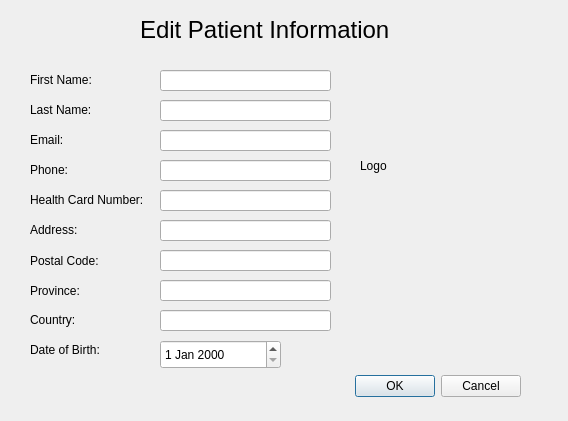
<?xml version="1.0" encoding="UTF-8"?>
<ui version="4.0">
 <class>EditPatientInfo</class>
 <widget class="QDialog" name="EditPatientInfo">
  <property name="geometry">
   <rect>
    <x>0</x>
    <y>0</y>
    <width>568</width>
    <height>421</height>
   </rect>
  </property>
  <property name="windowTitle">
   <string>Dialog</string>
  </property>
  <widget class="QDialogButtonBox" name="buttonBox">
   <property name="geometry">
    <rect>
     <x>180</x>
     <y>370</y>
     <width>341</width>
     <height>32</height>
    </rect>
   </property>
   <property name="orientation">
    <enum>Qt::Orientation::Horizontal</enum>
   </property>
   <property name="standardButtons">
    <set>QDialogButtonBox::StandardButton::Cancel|QDialogButtonBox::StandardButton::Ok</set>
   </property>
  </widget>
  <widget class="QLineEdit" name="firstNameInput">
   <property name="geometry">
    <rect>
     <x>160</x>
     <y>70</y>
     <width>171</width>
     <height>21</height>
    </rect>
   </property>
  </widget>
  <widget class="QLineEdit" name="lastNameInput">
   <property name="geometry">
    <rect>
     <x>160</x>
     <y>100</y>
     <width>171</width>
     <height>21</height>
    </rect>
   </property>
  </widget>
  <widget class="QLineEdit" name="emailInput">
   <property name="geometry">
    <rect>
     <x>160</x>
     <y>130</y>
     <width>171</width>
     <height>21</height>
    </rect>
   </property>
  </widget>
  <widget class="QLineEdit" name="phoneNumberInput">
   <property name="geometry">
    <rect>
     <x>160</x>
     <y>160</y>
     <width>171</width>
     <height>21</height>
    </rect>
   </property>
  </widget>
  <widget class="QLineEdit" name="healthCardInput">
   <property name="geometry">
    <rect>
     <x>160</x>
     <y>190</y>
     <width>171</width>
     <height>21</height>
    </rect>
   </property>
  </widget>
  <widget class="QLineEdit" name="addressInput">
   <property name="geometry">
    <rect>
     <x>160</x>
     <y>220</y>
     <width>171</width>
     <height>21</height>
    </rect>
   </property>
  </widget>
  <widget class="QLineEdit" name="postalCodeInput">
   <property name="geometry">
    <rect>
     <x>160</x>
     <y>250</y>
     <width>171</width>
     <height>21</height>
    </rect>
   </property>
  </widget>
  <widget class="QLineEdit" name="provinceInput">
   <property name="geometry">
    <rect>
     <x>160</x>
     <y>280</y>
     <width>171</width>
     <height>21</height>
    </rect>
   </property>
  </widget>
  <widget class="QLineEdit" name="countryInput">
   <property name="geometry">
    <rect>
     <x>160</x>
     <y>310</y>
     <width>171</width>
     <height>21</height>
    </rect>
   </property>
  </widget>
  <widget class="QDateEdit" name="dobInput">
   <property name="geometry">
    <rect>
     <x>160</x>
     <y>340</y>
     <width>121</width>
     <height>29</height>
    </rect>
   </property>
  </widget>
  <widget class="QLabel" name="label">
   <property name="geometry">
    <rect>
     <x>30</x>
     <y>70</y>
     <width>71</width>
     <height>20</height>
    </rect>
   </property>
   <property name="text">
    <string>First Name:</string>
   </property>
  </widget>
  <widget class="QLabel" name="label_2">
   <property name="geometry">
    <rect>
     <x>30</x>
     <y>100</y>
     <width>63</width>
     <height>20</height>
    </rect>
   </property>
   <property name="text">
    <string>Last Name:</string>
   </property>
  </widget>
  <widget class="QLabel" name="label_3">
   <property name="geometry">
    <rect>
     <x>30</x>
     <y>130</y>
     <width>63</width>
     <height>20</height>
    </rect>
   </property>
   <property name="text">
    <string>Email:</string>
   </property>
  </widget>
  <widget class="QLabel" name="label_4">
   <property name="geometry">
    <rect>
     <x>30</x>
     <y>160</y>
     <width>63</width>
     <height>20</height>
    </rect>
   </property>
   <property name="text">
    <string>Phone:</string>
   </property>
  </widget>
  <widget class="QLabel" name="label_5">
   <property name="geometry">
    <rect>
     <x>30</x>
     <y>190</y>
     <width>121</width>
     <height>20</height>
    </rect>
   </property>
   <property name="text">
    <string>Health Card Number:</string>
   </property>
  </widget>
  <widget class="QLabel" name="label_6">
   <property name="geometry">
    <rect>
     <x>30</x>
     <y>220</y>
     <width>63</width>
     <height>20</height>
    </rect>
   </property>
   <property name="text">
    <string>Address:</string>
   </property>
  </widget>
  <widget class="QLabel" name="label_7">
   <property name="geometry">
    <rect>
     <x>30</x>
     <y>250</y>
     <width>71</width>
     <height>21</height>
    </rect>
   </property>
   <property name="text">
    <string>Postal Code:</string>
   </property>
  </widget>
  <widget class="QLabel" name="label_8">
   <property name="geometry">
    <rect>
     <x>30</x>
     <y>280</y>
     <width>61</width>
     <height>21</height>
    </rect>
   </property>
   <property name="text">
    <string>Province:</string>
   </property>
  </widget>
  <widget class="QLabel" name="label_9">
   <property name="geometry">
    <rect>
     <x>30</x>
     <y>310</y>
     <width>63</width>
     <height>20</height>
    </rect>
   </property>
   <property name="text">
    <string>Country:</string>
   </property>
  </widget>
  <widget class="QLabel" name="label_10">
   <property name="geometry">
    <rect>
     <x>30</x>
     <y>340</y>
     <width>91</width>
     <height>20</height>
    </rect>
   </property>
   <property name="text">
    <string>Date of Birth:</string>
   </property>
  </widget>
  <widget class="QLabel" name="logoLabelEdit">
   <property name="geometry">
    <rect>
     <x>360</x>
     <y>90</y>
     <width>191</width>
     <height>151</height>
    </rect>
   </property>
   <property name="text">
    <string>Logo</string>
   </property>
  </widget>
  <widget class="QLabel" name="label_11">
   <property name="geometry">
    <rect>
     <x>140</x>
     <y>10</y>
     <width>261</width>
     <height>41</height>
    </rect>
   </property>
   <property name="text">
    <string>&lt;html&gt;&lt;head/&gt;&lt;body&gt;&lt;p&gt;&lt;span style=&quot; font-size:18pt;&quot;&gt;Edit Patient Information&lt;/span&gt;&lt;/p&gt;&lt;/body&gt;&lt;/html&gt;</string>
   </property>
  </widget>
 </widget>
 <resources/>
 <connections>
  <connection>
   <sender>buttonBox</sender>
   <signal>accepted()</signal>
   <receiver>EditPatientInfo</receiver>
   <slot>accept()</slot>
   <hints>
    <hint type="sourcelabel">
     <x>248</x>
     <y>254</y>
    </hint>
    <hint type="destinationlabel">
     <x>157</x>
     <y>274</y>
    </hint>
   </hints>
  </connection>
  <connection>
   <sender>buttonBox</sender>
   <signal>rejected()</signal>
   <receiver>EditPatientInfo</receiver>
   <slot>reject()</slot>
   <hints>
    <hint type="sourcelabel">
     <x>316</x>
     <y>260</y>
    </hint>
    <hint type="destinationlabel">
     <x>286</x>
     <y>274</y>
    </hint>
   </hints>
  </connection>
 </connections>
</ui>
